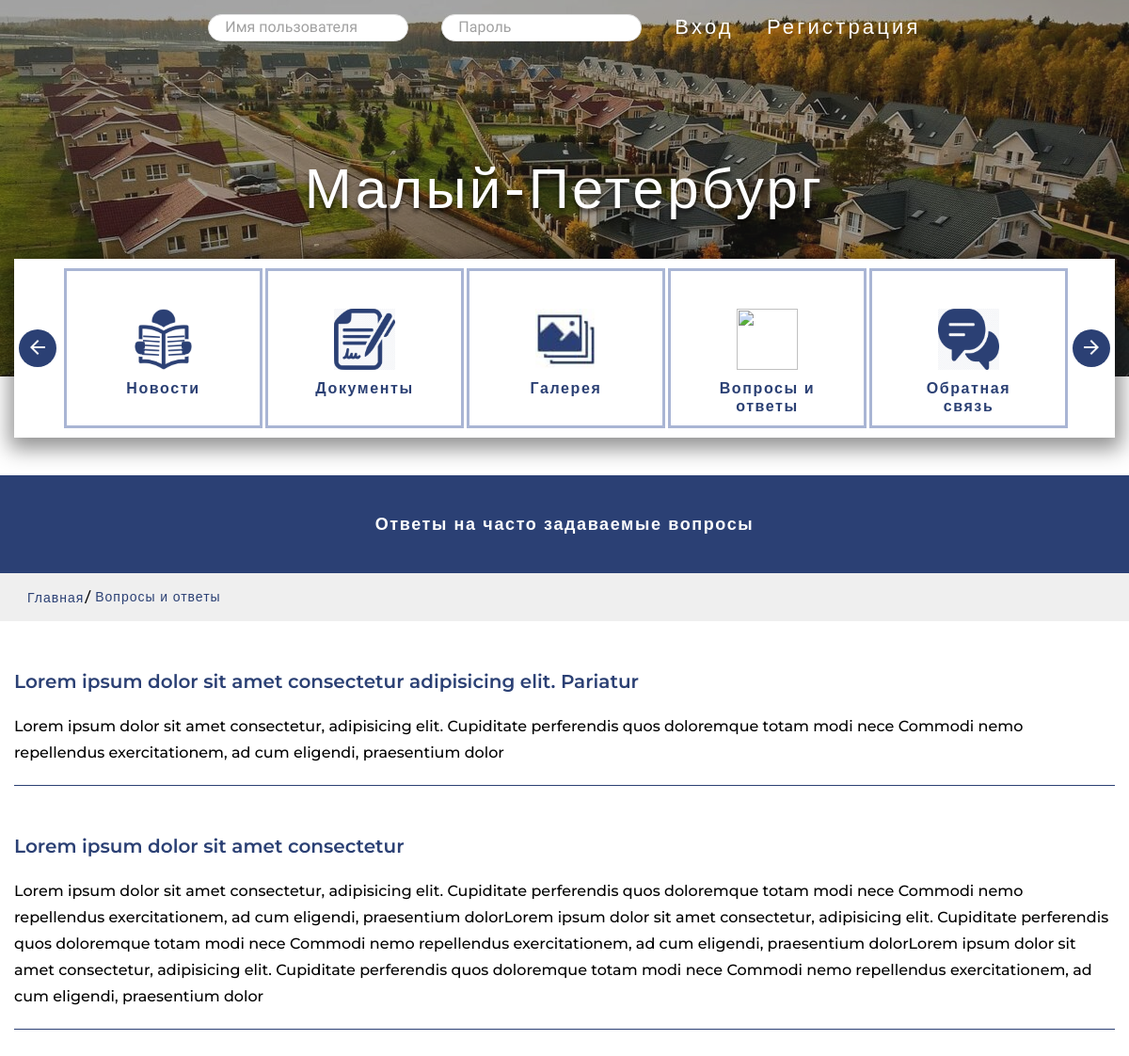
Screenshot of /faq/ with the database file from the repository.
### main_app/models.py (models this page shows, shortened)
class FAQ(models.Model):
    question = models.CharField(default='', max_length=500, verbose_name='Вопрос')
    answer = models.CharField(default='', max_length=3000, verbose_name='Ответ')
    class Meta:
        verbose_name = 'Вопрос и ответ'
        verbose_name_plural = 'Вопросы и ответы'
        ordering = ['id']

### main_app/views.py (the view)
# urls.py: path('faq/', views.FAQView.as_view(), name='faq'),
class FAQView(View):
    def get(self, request):
        faq = FAQ.objects.all()
        text = 'Ответы на часто задаваемые вопросы'
        location = 'Вопросы и ответы'
        return render(request, 'pages/faq.html', {'faq': faq,
                                                  'text': text,
                                                  'location': location,
                                                  'LoginForm': LoginForm})

### main_app/templates/pages/faq.html
{% extends 'base/base.html' %}
{% block content %}
{% include 'components/faq.html' %}
{% endblock %}

### main_app/templates/components/faq.html
{% block faq %}
<main class="main">
    {% block breadcrumbs %}
    {% include 'components/breadcrumbs.html' %}
    {% endblock %}
    <section class="faq">
        <div class="container">
            {% for i in faq %}
            <div class="faq__item">
                <h3 class="faq__list-title">{{ i.question }}</h3>
                <p class="faq__item-text">{{ i.answer }}</p>
            </div>
            {% endfor %}
        </div>
    </section>
</main>
{% endblock %}

### static/css/style.css (style rules this page uses)
html { box-sizing: border-box; }
*,*::after,*::before { box-sizing: inherit; }
body { font-family: 'Roboto Condensed', sans-serif; font-weight:400; font-size: 18px; line-height:24px; color:black; }
.container { max-width: 1230px; padding: 0 15px; margin: 0 auto; }
.menu__list-item--input-style { border: 1px solid #DFDFDF; padding: 6px 17px; border-radius:20px; margin-bottom:20px; }
.menu__list-item--input-style::placeholder { color: #A1A1A1; font-family: 'Roboto Condensed', sans-serif; font-weight:400; font-size:16px; line-height:27px; }
.main { min-height: 90vh; }
.faq__item { margin-top: 50px; border-bottom:1px solid #2B4074; padding-bottom:20px; margin-bottom: 50px; }
.faq__list-title { color: #2B4074; font-size: 20px; line-height: 28px; font-weight: 600; font-family: 'Montserrat', sans-serif; cursor: default; margin-bottom: 20px; }
.faq__item-text { color: black; font-size: 16px; line-height: 28px; font-weight: 500; cursor: default; font-family: 'Montserrat', sans-serif; }

### rows the page displays
FAQ: question "Lorem ipsum dolor sit amet consectetur adipisicing elit. Pariatur", answer "Lorem ipsum dolor sit amet consectetur, adipisicing elit. Cupiditate perferendis quos doloremque totam modi nece Commodi nemo repellendus exercitationem, ad cum eligendi, praesentium dolor"
FAQ: question "Lorem ipsum dolor sit amet consectetur", answer "Lorem ipsum dolor sit amet consectetur, adipisicing elit. Cupiditate perferendis quos doloremque totam modi nece Commodi nemo repellendus exercitationem, ad cum eligendi, praesentium dolorLorem ipsum dolor sit amet consectetur, adipisicing elit. Cupiditate perferendis quos doloremque totam modi nece Commodi nemo repellendus exercitationem, ad cum eligendi, praesentium dolorLorem ipsum dolor sit amet consectetur, adipisicing elit. Cupiditate perferendis quos doloremque totam modi nece Commodi nemo repellendus exercitationem, ad cum eligendi, praesentium dolor"

### other values shown
{{ text }} "Ответы на часто задаваемые вопросы"
{{ location }} "Вопросы и ответы"
